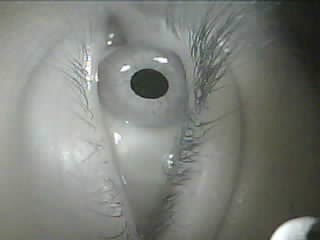
#> input picture frame 15 of test.avi, 320 x 240 px, given in place of stream, which was not available
$ python EllipseFitting.py
#> lines starting #> are read from the running program, lines starting #| are printed output that depends on the picture; after the words box and inside, x2 and y2 are one past the last pixel; in counts of white or black regions, pixels touching at a corner belong together; pictures that were not available may be replaced by others from this repository, and a replacement may not be noted
import cv2

filepath = "test.avi"
streampath = "http://192.168.1.100:81/stream"
cap = cv2.VideoCapture(streampath)
if not cap.isOpened():
  raise Exception("Couldn't open camera {}".format("test"))
_,image = cap.read()
#> image is the input picture: shape (240, 320, 3); mean B, G, R 121.5, 126.9, 124.4
# [6 lines of commented-out code are left out]
alpha = 1.5 # Contrast control
beta = 10 # Brightness control
thresh_val = 100
def on_change(value):
    global thresh_val
    thresh_val = value

def alpha_change(value):
    global alpha
    alpha = value

def beta_change(value):
    global beta
    beta = value

cv2.imshow("image", image)

cv2.createTrackbar('slider', "image", 0, 255, on_change)
cv2.createTrackbar('alpha', "image", 0, 3, alpha_change)
cv2.createTrackbar('beta', "image", 0, 100, beta_change)
detector = cv2.SimpleBlobDetector_create()
while True:
    success,image = cap.read()
    image = cv2.rotate(image,cv2.ROTATE_90_COUNTERCLOCKWISE)
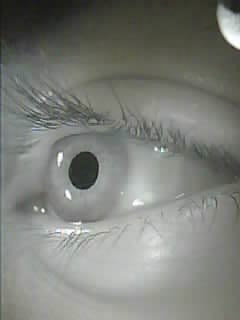
#> image: shape (320, 240, 3); mean B, G, R 121.5, 126.8, 124.7


    image = cv2.convertScaleAbs(image, alpha=alpha, beta=beta)
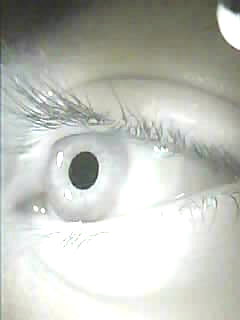
#> image: shape (320, 240, 3); mean B, G, R 187.4, 194.8, 192.3
    if success:
        gray = cv2.cvtColor(image, cv2.COLOR_BGR2GRAY)

        gray = cv2.GaussianBlur(gray, (15, 15), 0)
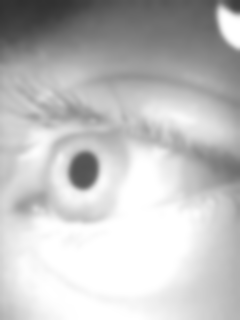
#> gray: shape (320, 240); min 48, max 255, mean 193.3

        ret,thresh = cv2.threshold(gray,thresh_val,255,0)
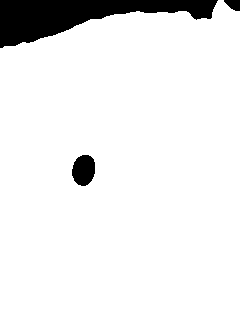
#> thresh: shape (320, 240); 92.5% white; 3 black regions
#> ret = 100

        contours,hierarchy = cv2.findContours(thresh, cv2.RETR_TREE,cv2.CHAIN_APPROX_SIMPLE)
#> contours = 2 contours; box (x1, y1, x2, y2) and area: (0, 0, 240, 320) 71061, (71, 154, 96, 187) 605

        #äcnt = contours[2]
        try:
           # ellipse = cv2.fitEllipse(cnt)

            for cnt in contours:


                ellipse = cv2.fitEllipse(cnt)

                #print(ellipse)

                cv2.ellipse(image,ellipse, (0,0,255), 1)
#> this loop made 2 passes
#> ellipse on passes 1 to 2: ((144.7, 174.7), (321.1, 549.7), 80.17), ((83.38, 169.7), (23.88, 32.64), 11.58)
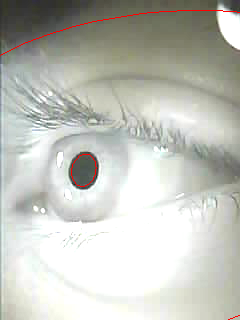
#> image: shape (320, 240, 3); 0.43% of pixels changed, all inside (x1, y1, x2, y2) = (0, 10, 240, 320)
        except: pass

        cv2.imshow("Ellipse", thresh)
        cv2.imshow("image",image)

        if cv2.waitKey(1) & 0xFF == ord('q'):
#> (key q is pressed here)
            break
    else:
        break
cap.release()

cv2.destroyAllWindows()

$ run again, starting later in the video
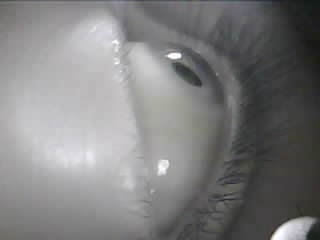
#> input picture frame 71 of test.avi, 320 x 240 px, given in place of stream, which was not available
#> image is the input picture: shape (240, 320, 3); mean B, G, R 126.2, 125.9, 126.4
#> `ret,thresh = cv2.threshold(gray,thresh_val,255,0)`:
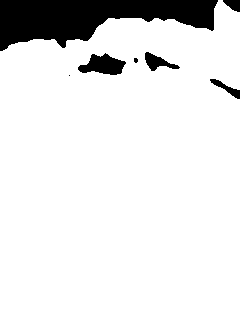
#> thresh: shape (320, 240); 89.7% white; 7 black regions (2 under 20 px)
#> ret = 100
#> contours = 5 contours, 1 with area under 20; largest, box (x1, y1, x2, y2) and area: (0, 0, 240, 320) 69316, (77, 52, 127, 76) 704, (144, 51, 181, 72) 339, (133, 57, 139, 64) 24

$ run again, starting later in the video
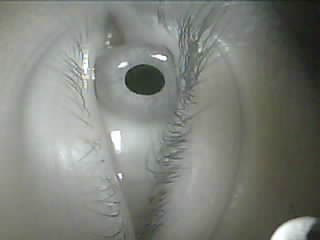
#> input picture frame 127 of test.avi, 320 x 240 px, given in place of stream, which was not available
#> image is the input picture: shape (240, 320, 3); mean B, G, R 122.2, 128.3, 125.7
#> `ret,thresh = cv2.threshold(gray,thresh_val,255,0)`:
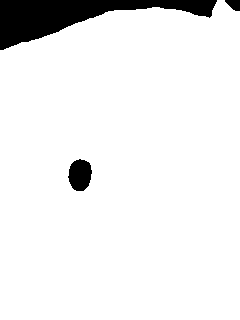
#> thresh: shape (320, 240); 93.1% white; 3 black regions
#> ret = 100
#> contours = 2 contours; box (x1, y1, x2, y2) and area: (0, 0, 240, 320) 71558, (67, 158, 93, 192) 628
#> the loop `for cnt in contours:  ` made 2 passes
#> ellipse on passes 1 to 2: ((143, 174.6), (325.8, 512.6), 79.71), ((79.64, 174.4), (24.36, 33.1), 5.75)
#> after the loop `for cnt in contours:`:
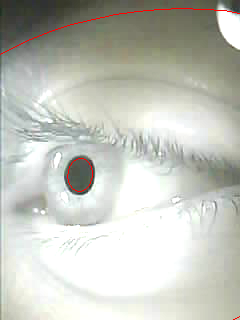
#> image: shape (320, 240, 3); mean B, G, R 188.5, 196.9, 194.8
